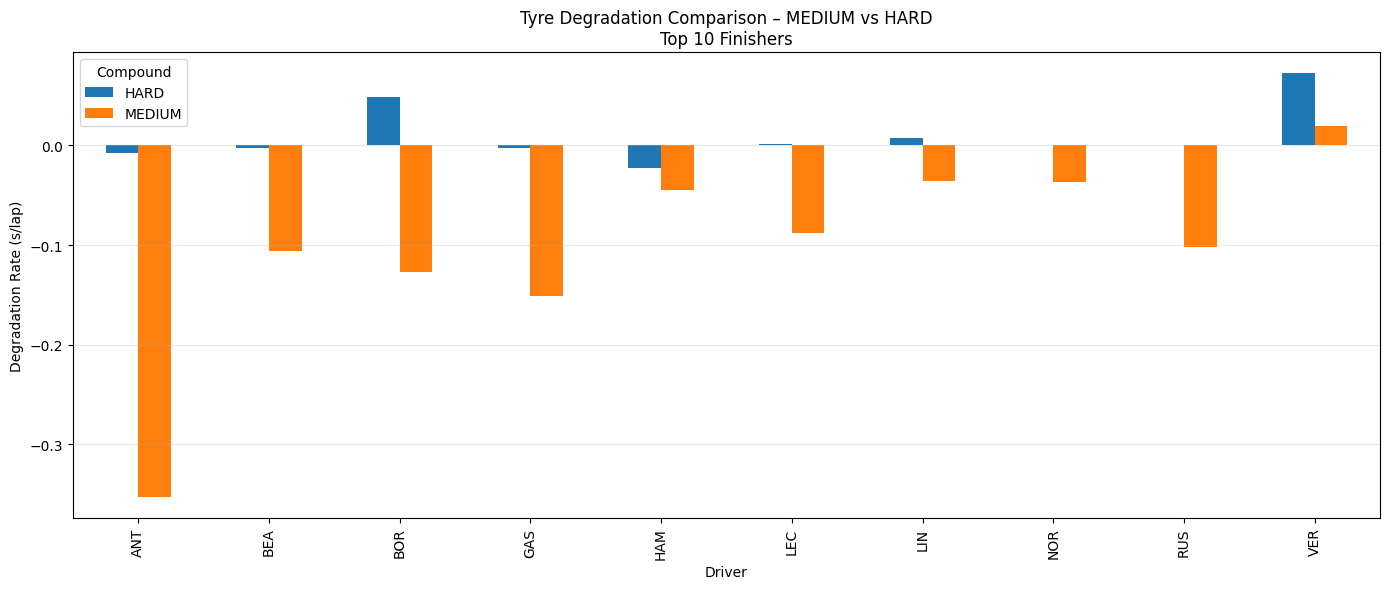

Here is the Python script that generated this plot:
import fastf1, os
import pandas as pd
import numpy as np
import matplotlib.pyplot as plt
from pathlib import Path

# ===== CONFIG =====
YEAR = 2026
GP = "Australia"
SESSION = "R"
COMPOUNDS = ["MEDIUM", "HARD"]
TOP_N = 10
CACHE_DIR = Path("/content/fastf1_cache")

# ===== CACHE =====
CACHE_DIR.mkdir(parents=True, exist_ok=True)
fastf1.Cache.enable_cache(CACHE_DIR)

# ===== LOAD =====
session = fastf1.get_session(YEAR, GP, SESSION)
session.load()

laps = session.laps
laps = laps[laps["IsAccurate"]].copy()
laps["LapTimeSec"] = laps["LapTime"].dt.total_seconds()

drivers = (
    session.results
    .sort_values("Position")
    .head(TOP_N)["Abbreviation"]
    .tolist()
)

laps = laps[
    laps["Driver"].isin(drivers) &
    laps["PitInTime"].isna() &
    laps["PitOutTime"].isna() &
    laps["Compound"].isin(COMPOUNDS)
]

# ===== REMOVE OUTLIERS (IQR per driver, compound, stint) =====
clean = []

for (d, c, s), dl in laps.groupby(["Driver","Compound","Stint"]):
    if len(dl) < 5:
        continue
    q1, q3 = dl["LapTimeSec"].quantile([0.25, 0.75])
    iqr = q3 - q1
    dl = dl[(dl["LapTimeSec"] >= q1-1.5*iqr) & (dl["LapTimeSec"] <= q3+1.5*iqr)]
    clean.append(dl)

clean = pd.concat(clean)

# ===== CALCULATE DEGRADATION SLOPE =====
records = []

for (d, c), dl in clean.groupby(["Driver","Compound"]):
    stint_id = dl.groupby("Stint").size().idxmax()
    st = dl[dl["Stint"] == stint_id]
    if len(st) < 5:
        continue
    slope = np.polyfit(st["TyreLife"], st["LapTimeSec"], 1)[0]
    records.append({"Driver": d, "Compound": c, "Degradation_s_per_lap": slope})

deg = pd.DataFrame(records)

# ===== PLOT =====
pivot = deg.pivot(index="Driver", columns="Compound", values="Degradation_s_per_lap")
pivot.plot(kind="bar", figsize=(14,6))

plt.title("Tyre Degradation Comparison – MEDIUM vs HARD\nTop 10 Finishers")
plt.ylabel("Degradation Rate (s/lap)")
plt.grid(axis="y", alpha=0.3)
plt.tight_layout()
plt.show()

pivot
